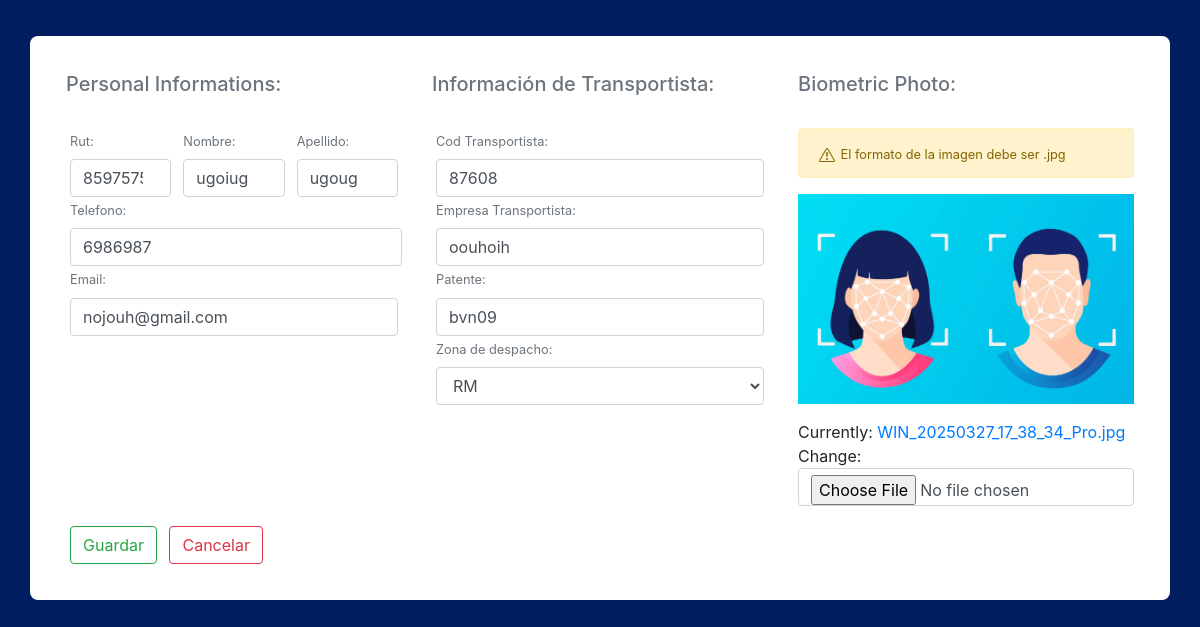
Before: /edit_profile/2/ with the older database file.
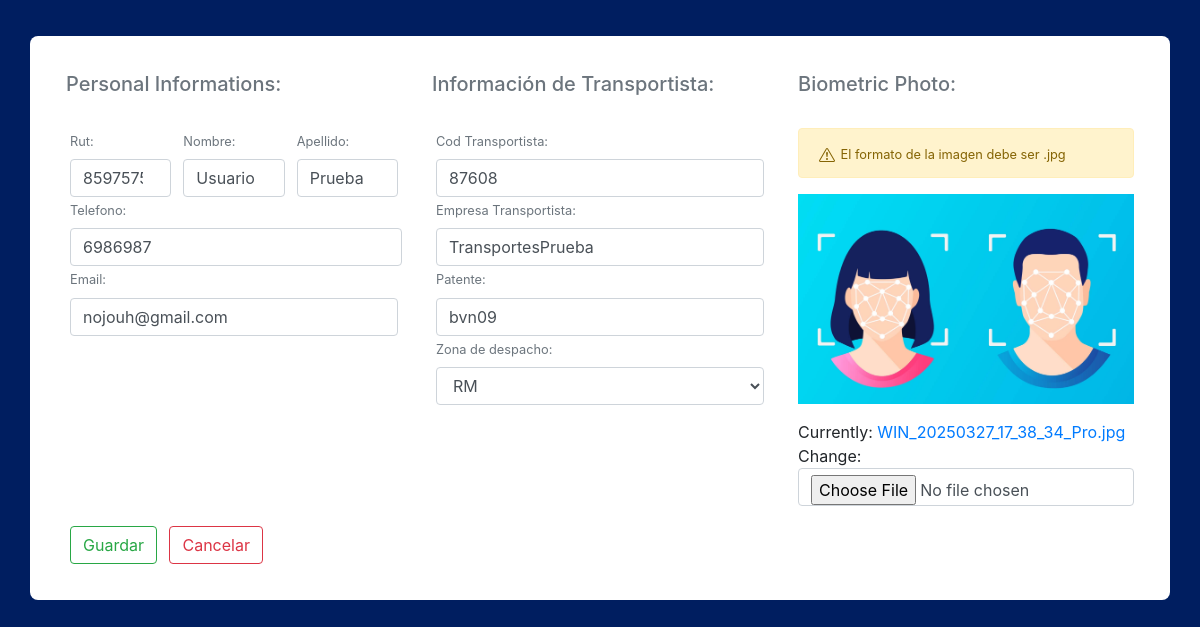
After: the same page with the newer database file.
### core/models.py (models this page shows, shortened)
class Profile(models.Model):
    rut = models.IntegerField(unique=True, default=0)
    first_name = models.CharField(max_length=70)
    last_name = models.CharField(max_length=70)
    date = models.DateField(null=True, blank=True)
    phone = models.BigIntegerField(null=True, blank=True)
    email = models.EmailField(null=True, blank=True)
    Transportista = models.CharField(max_length=200)
    CodTransportista = models.IntegerField(default=0, null=True, blank=True)
    status = models.CharField(choices=types,max_length=20,null=True,blank=False,default='RM')
    present = models.BooleanField(default=False)
    image = models.ImageField()
    updated = models.DateTimeField(auto_now=True)
    Patente = models.CharField(max_length=6, default='')

### core/views.py (the view)
# urls.py: path('edit_profile/<int:id>/', views.edit_profile, name='edit_profile'),
def edit_profile(request,id):
    profile = Profile.objects.get(id=id)
    form = ProfileForm(instance=profile)
    if request.method == 'POST':
        form = ProfileForm(request.POST,request.FILES,instance=profile)
        if form.is_valid():
            form.save()
            return redirect('profiles')
    context={'form':form}
    return render(request,'core/add_profile.html',context)

### core/forms.py (shortened to what this page needs)
class ProfileForm(forms.ModelForm):
    class Meta:
        model = Profile
        fields = '__all__'
        exclude = ['present', 'updated', 'date']  # Excluye campos que no deseas mostrar en el formulario
    def __init__(self, *args, **kwargs):
        super(ProfileForm, self).__init__(*args, **kwargs)
        for field_name, field in self.fields.items():
            field.widget.attrs['class'] = 'form-control'

### core/templates/core/add_profile.html (shortened to what this page needs)
{% extends "core/base.html" %}
{% load static %}
{% block content %}
<div class="container emp-profile pb-3">
    <form method="POST" action="." class="needs-validation" enctype='multipart/form-data'>
        <div class="row">
            <div class="col-md-4">
                <h5 class="text-muted">Personal Informations:</h5><br>
                <div class="d-flex justify-content-between">
                    <div class="m-1 mr-2">
                        <label class="text-muted"><small>Rut:</small></label>
                        {{ form.rut }}
                    </div>
                    <div class="m-1 mr-2">
                        <label class="text-muted"><small>Nombre:</small></label>
                        {{ form.first_name }}
                    </div>
                    <div class="m-1">
                        <label class="text-muted"><small>Apellido:</small></label>
                        {{ form.last_name }}
                    </div>
                </div>
                <div class="ml-1">
                    <label class="text-muted"><small>Telefono:</small></label>
                    {{ form.phone }}
                </div>
                <div class="m-1">
                    <label class="text-muted"><small>Email:</small></label>
                    {{ form.email }}
                </div>
            </div>
            <div class="col-md-4">
                <h5 class="text-muted">Información de Transportista:</h5><br>
                <div class="m-1">
                    <label class="text-muted"><small>Cod Transportista:</small></label>
                    {{ form.CodTransportista }}
                </div>
                <div class="m-1">
                    <label class="text-muted"><small>Empresa Transportista:</small></label>
                    {{ form.Transportista }}
                </div>
                <div class="m-1">
                    <label class="text-muted"><small>Patente:</small></label>
                    {{ form.Patente }}
                </div>
                <div class="m-1">
                    <label class="text-muted"><small>Zona de despacho:</small></label>
                    {{ form.status }}
                </div>
            </div>
            <div class="col-md-4">
                <h5 class="text-muted">Biometric Photo:</h5><br>
                <div>
                    <div class="alert alert-warning">
                        <small>El formato de la imagen debe ser .jpg</small>
                    </div>
                    <img src="{% static 'img/bio.jpg'%}" alt="" width="100%">
                </div>
                <div class="mt-3">
                    {{ form.image }}
                </div>
            </div>
        </div>
        <div class="mt-3">
            <button type="submit" class="btn btn-outline-success m-1">Guardar</button>
            <a href="{% url 'profiles' %}"><button type="button" class="btn btn-outline-danger m-1">Cancelar</button></a>
        </div>
    </form>
</div>
{% endblock content %}

Changed rows visible on the page:
changed Profile "nojouh@gmail.com": first_name "ugoiug" → "Usuario"; last_name "ugoug" → "Prueba"; Transportista "oouhoih" → "TransportesPrueba"
